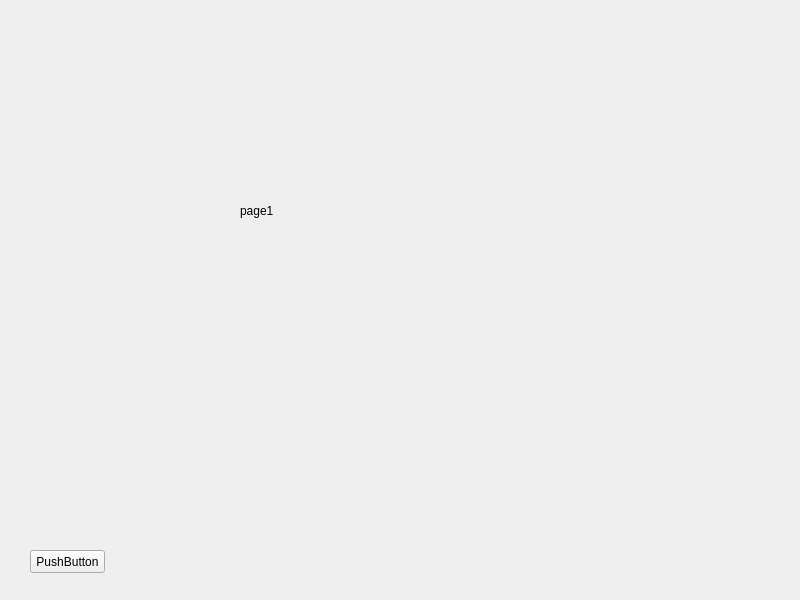
<?xml version="1.0" encoding="UTF-8"?>
<ui version="4.0">
 <class>MyWidget</class>
 <widget class="QWidget" name="MyWidget">
  <property name="geometry">
   <rect>
    <x>0</x>
    <y>0</y>
    <width>800</width>
    <height>600</height>
   </rect>
  </property>
  <property name="windowTitle">
   <string>MyWidget</string>
  </property>
  <widget class="QStackedWidget" name="stackedWidget">
   <property name="geometry">
    <rect>
     <x>120</x>
     <y>50</y>
     <width>621</width>
     <height>501</height>
    </rect>
   </property>
   <property name="currentIndex">
    <number>0</number>
   </property>
   <widget class="QWidget" name="page">
    <widget class="QLabel" name="label">
     <property name="geometry">
      <rect>
       <x>120</x>
       <y>130</y>
       <width>111</width>
       <height>61</height>
      </rect>
     </property>
     <property name="text">
      <string>page1</string>
     </property>
    </widget>
   </widget>
   <widget class="QWidget" name="page_2">
    <widget class="QLabel" name="label_2">
     <property name="geometry">
      <rect>
       <x>190</x>
       <y>170</y>
       <width>171</width>
       <height>151</height>
      </rect>
     </property>
     <property name="text">
      <string>page2</string>
     </property>
    </widget>
   </widget>
  </widget>
  <widget class="QPushButton" name="pushButton">
   <property name="geometry">
    <rect>
     <x>30</x>
     <y>550</y>
     <width>75</width>
     <height>23</height>
    </rect>
   </property>
   <property name="text">
    <string>PushButton</string>
   </property>
  </widget>
 </widget>
 <resources/>
 <connections/>
</ui>
